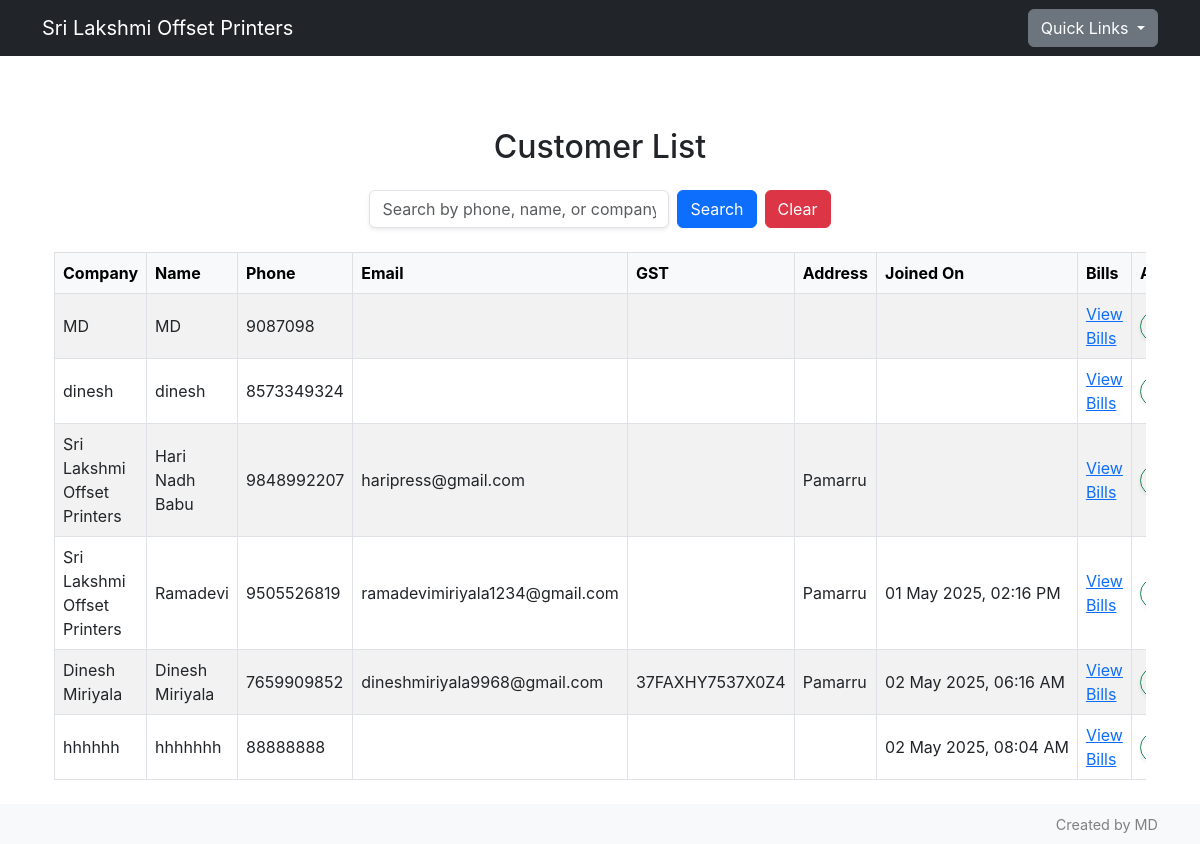
The page /view_customers on the database as committed earlier.
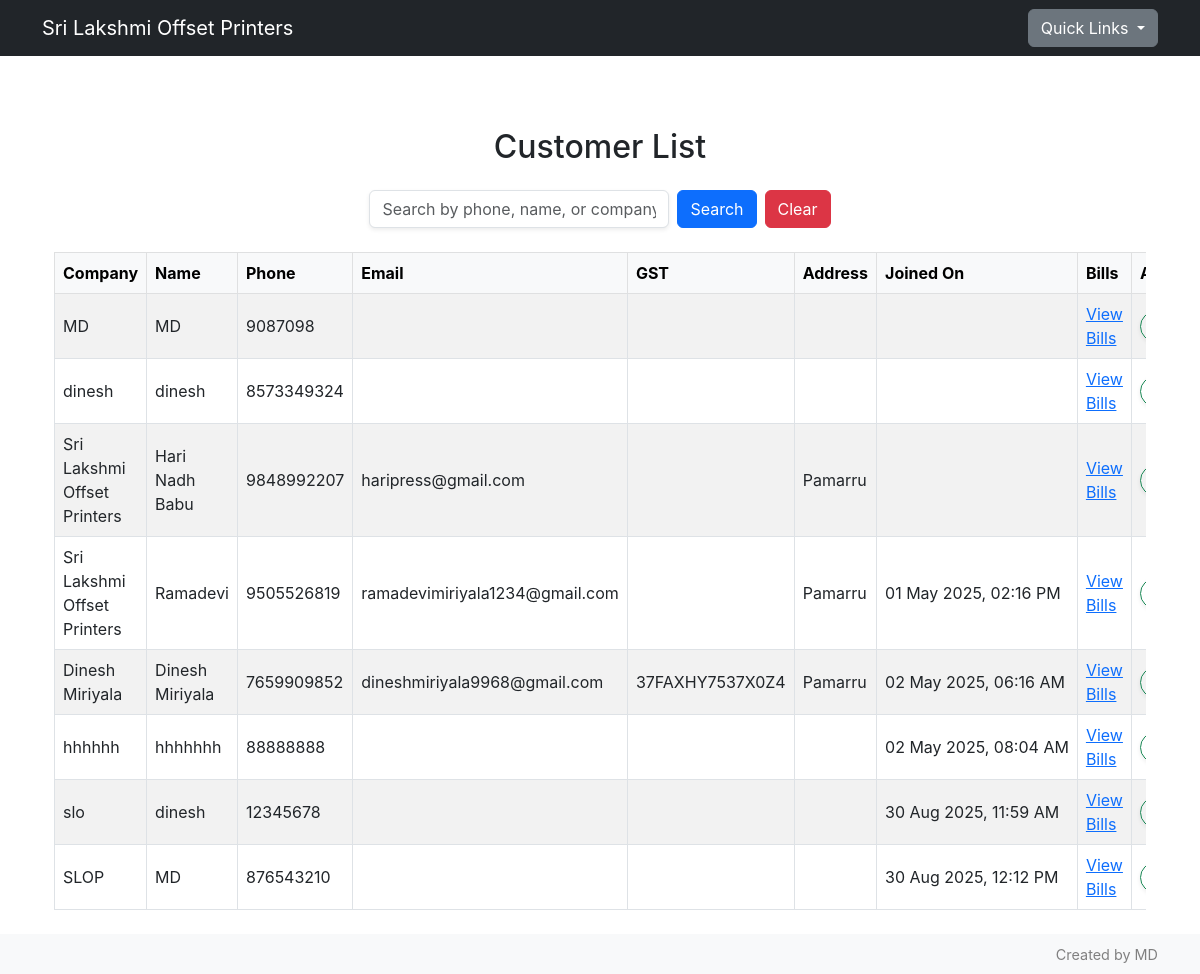
The same page on the database as committed later.
### db/models.py (models this page shows)
class customer(db.Model):
    id = db.Column(db.Integer, primary_key=True)
    name = db.Column(db.String(50), nullable=False)
    company = db.Column(db.String(50))
    phone = db.Column(db.String(50), nullable=False, unique=True)
    email = db.Column(db.String(50))
    gst = db.Column(db.String(30))
    address = db.Column(db.Text)
    businessType = db.Column(db.String(50))
    invoices = db.relationship("invoice", backref="customer", lazy= True)
    createdAt = db.Column(db.DateTime, default=datetime.utcnow())

### app.py (the view)
@app.route('/view_customers', methods=['GET', 'POST'])
def view_customers():
    if request.method == 'POST':
        phone = request.form.get('customer')
        sel = customer.query.filter_by(phone=phone).first_or_404()
        return render_template('create_bill.html', customer=sel, inventory=item.query.all())
    query = (request.args.get('q') or '').lower()
    customers = customer.query.all()
    if query:
        customers = [
            c for c in customers
            if query in (c.name or '').lower() or query in (c.phone or '') or query in (c.company or '').lower()
        ]
    return render_template('view_customers.html', customers=customers)

### templates/view_customers.html (shortened to what this page needs)
{% extends 'base.html' %}
{% block content %}
<div class="container py-4">
  <h2 class="mb-4 text-center">Customer List</h2>
  <form method="GET" action="{{ url_for('view_customers') }}" class="row g-2 mb-4 justify-content-center align-items-end">
    <div class="col-auto">
      <input type="text" name="q" class="form-control shadow-sm" style="min-width: 300px;" placeholder="Search by phone, name, or company" value="{{ request.args.get('q', '') }}">
    </div>
    <div class="col-auto">
      <button type="submit" class="btn btn-primary">Search</button>
    </div>
    <div class="col-auto">
      <a href="{{ url_for('view_customers') }}" class="btn btn-danger">Clear</a>
    </div>
  </form>
  {% if customers %}
    <div class="table-responsive">
      <table class="table table-striped table-bordered align-middle text-start">
        <thead class="table-light">
          <tr>
            <th>Company</th>
            <th>Name</th>
            <th>Phone</th>
            <th>Email</th>
            <th>GST</th>
            <th>Address</th>
            <th>Joined On</th>
            <th>Bills</th>
            <th>Actions</th>
          </tr>
        </thead>
        <tbody>
          {% for c in customers %}
          <tr>
            <td>{{ c.company }}</td>
            <td>{{ c.name }}</td>
            <td>{{ c.phone }}</td>
            <td>{{ c.email }}</td>
            <td>{{ c.gst }}</td>
            <td>{{ c.address }}</td>
            <td class="text-nowrap">{{ c.createdAt.strftime('%d %b %Y, %I:%M %p') if c.createdAt else '' }}</td>
            <td><a href="{{ url_for('view_bills') }}?phone={{ c.phone }}">View Bills</a></td>
            <td>
              <form method="POST" action="{{ url_for('view_customers') }}" class="d-inline">
                <button type="submit" class="btn btn-sm btn-outline-success rounded-pill px-3 shadow-sm" style="white-space: nowrap;">
                </button>
              </form>
            </td>
          </tr>
          {% endfor %}
        </tbody>
      </table>
    </div>
  {% else %}
    <p class="text-center text-muted">No customer found.</p>
  {% endif %}
</div>
{% endblock %}

Rows that differ between the two databases and show on the page:
added customer: company "slo", name "dinesh", phone "12345678", createdAt "30 Aug 2025, 11:59 AM"
added customer: company "SLOP", name "MD", phone "876543210", createdAt "30 Aug 2025, 12:12 PM"
